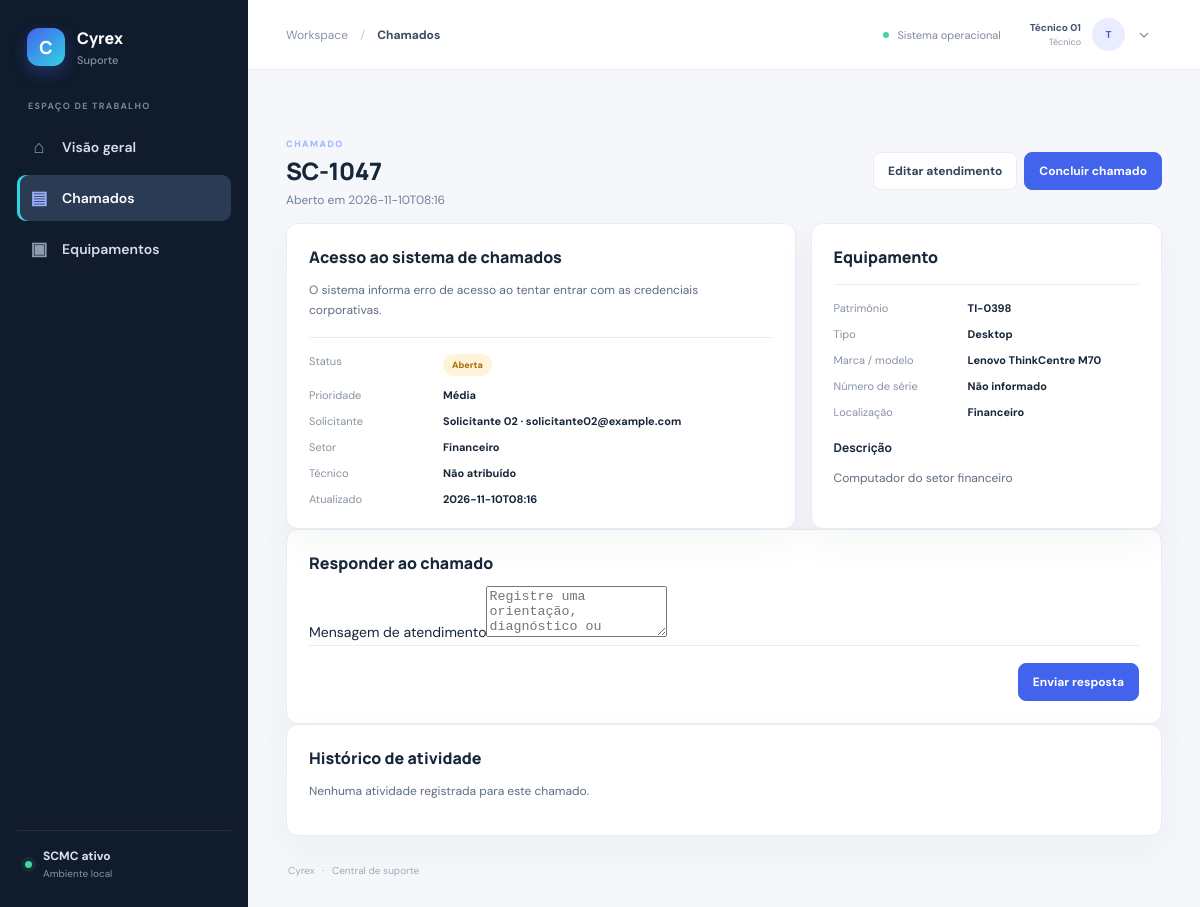
The page /orders/2 (signed in) on the database its author committed.
### tables this page shows
CREATE TABLE users (
  id INTEGER PRIMARY KEY AUTOINCREMENT,
  name TEXT NOT NULL,
  email TEXT NOT NULL UNIQUE,
  password_hash TEXT NOT NULL DEFAULT '',
  job_title TEXT NOT NULL DEFAULT '',
  sector TEXT NOT NULL DEFAULT '',
  phone TEXT NOT NULL DEFAULT '',
  extension TEXT NOT NULL DEFAULT '',
  role TEXT NOT NULL CHECK(role IN ('Administrador','Técnico','Solicitante')),
  active INTEGER NOT NULL DEFAULT 1 CHECK(active IN (0,1)),
  created_at TEXT NOT NULL DEFAULT CURRENT_TIMESTAMP
);

CREATE TABLE service_orders (
  id INTEGER PRIMARY KEY AUTOINCREMENT,
  number TEXT NOT NULL UNIQUE,
  title TEXT NOT NULL,
  description TEXT NOT NULL,
  priority TEXT NOT NULL DEFAULT 'Média' CHECK(priority IN ('Baixa','Média','Alta','Crítica')),
  status TEXT NOT NULL DEFAULT 'Aberta' CHECK(status IN ('Aberta','Em atendimento','Aguardando','Concluída','Cancelada')),
  opened_at TEXT NOT NULL,
  updated_at TEXT NOT NULL,
  closed_at TEXT,
  solution TEXT NOT NULL DEFAULT '',
  requester_id INTEGER NOT NULL REFERENCES users(id) ON DELETE RESTRICT,
  technician_id INTEGER REFERENCES users(id) ON DELETE RESTRICT,
  equipment_id INTEGER NOT NULL REFERENCES equipment(id) ON DELETE RESTRICT
);

CREATE TABLE equipment (
  id INTEGER PRIMARY KEY AUTOINCREMENT,
  asset_tag TEXT NOT NULL UNIQUE,
  category TEXT NOT NULL,
  brand TEXT NOT NULL DEFAULT '',
  model TEXT NOT NULL DEFAULT '',
  serial TEXT NOT NULL DEFAULT '',
  description TEXT NOT NULL DEFAULT '',
  location TEXT NOT NULL DEFAULT '',
  status TEXT NOT NULL DEFAULT 'Ativo' CHECK(status IN ('Ativo','Em manutenção','Inativo')),
  created_at TEXT NOT NULL DEFAULT CURRENT_TIMESTAMP
);

### app.py (the view)
@app.route("/orders/<int:item_id>")
def order_detail(item_id):
    db=get_db()
    row=db.execute("""SELECT o.*,e.asset_tag,e.category,e.brand,e.model,e.location,e.serial,e.description equipment_description,u.name requester,u.email requester_email,t.name technician
      FROM service_orders o JOIN equipment e ON e.id=o.equipment_id JOIN users u ON u.id=o.requester_id
      LEFT JOIN users t ON t.id=o.technician_id WHERE o.id=?""",(item_id,)).fetchone()
    if row is None: abort(404)
    if g.user["role"] == "Solicitante" and row["requester_id"] != g.user["id"]:
        abort(403)
    history=db.execute("SELECT * FROM activity_log WHERE entity='Chamado' AND entity_id=? ORDER BY id DESC",(str(item_id),)).fetchall()
    responses=db.execute("SELECT * FROM ticket_responses WHERE order_id=? ORDER BY id DESC",(item_id,)).fetchall()
    return render_template("order_detail.html",row=row,history=history,responses=responses)

### app.py (called while the page is built)
def get_db():
    if "db" not in g:
        g.db = sqlite3.connect(DATABASE)
        g.db.row_factory = sqlite3.Row
        g.db.execute("PRAGMA foreign_keys = ON")
    return g.db

@app.context_processor
def inject_current_user():
    appearance = dict(DEFAULT_APPEARANCE)
    if g.user:
        appearance.update(dict(get_db().execute("SELECT key,value FROM appearance_settings")))
    return {"current_user": g.user, "appearance": appearance}

### templates/order_detail.html
{% extends 'base.html' %}{% block title %}{{ row.number }} | Cyrex{% endblock %}{% block section %}Chamados{% endblock %}{% block content %}<div class="section-head"><div><span class="eyebrow">CHAMADO</span><h1>{{ row.number }}</h1><p>Aberto em {{ row.opened_at }}</p></div>{% if current_user.role in ['Técnico','Administrador'] %}<div class="actions"><a class="btn" href="{{ url_for('order_edit',item_id=row.id) }}">Editar atendimento</a>{% if row.status not in ['Concluída','Cancelada'] %}<a class="btn primary" href="{{ url_for('order_close',item_id=row.id) }}">Concluir chamado</a>{% endif %}</div>{% endif %}</div><div class="detail-grid"><section class="card detail"><h2>{{ row.title }}</h2><p>{{ row.description }}</p><div class="detail-pair"><span>Status</span><strong><span class="badge {{ row.status|lower|replace(' ','-') }}">{{ row.status }}</span></strong><span>Prioridade</span><strong>{{ row.priority }}</strong><span>Solicitante</span><strong>{{ row.requester }} · {{ row.requester_email }}</strong><span>Setor</span><strong>{{ row.location }}</strong><span>Técnico</span><strong>{{ row.technician or 'Não atribuído' }}</strong><span>Atualizado</span><strong>{{ row.updated_at }}</strong>{% if row.closed_at %}<span>Concluído</span><strong>{{ row.closed_at }}</strong>{% endif %}</div>{% if row.solution %}<h3>Solução registrada</h3><p>{{ row.solution }}</p>{% endif %}</section><section class="card detail"><h2>Equipamento</h2><div class="detail-pair"><span>Patrimônio</span><strong>{{ row.asset_tag }}</strong><span>Tipo</span><strong>{{ row.category }}</strong><span>Marca / modelo</span><strong>{{ row.brand }} {{ row.model }}</strong><span>Número de série</span><strong>{{ row.serial or 'Não informado' }}</strong><span>Localização</span><strong>{{ row.location }}</strong></div>{% if row.equipment_description %}<h3>Descrição</h3><p>{{ row.equipment_description }}</p>{% endif %}</section></div>{% if current_user.role in ['Técnico','Administrador'] %}<section class="card detail"><h2>Responder ao chamado</h2><form method="post" action="{{ url_for('order_response',item_id=row.id) }}"><label>Mensagem de atendimento<textarea name="response" rows="3" required maxlength="2000" placeholder="Registre uma orientação, diagnóstico ou atualização"></textarea></label><div class="form-actions"><button class="btn primary">Enviar resposta</button></div></form></section>{% endif %}<section class="card detail"><h2>Histórico de atividade</h2>{% for item in history %}<article class="activity-entry"><strong>{{ item.action }} · {{ item.actor_name }}</strong><p>{{ item.details or 'Registro atualizado.' }}</p><small>{{ item.created_at }} · {{ item.actor_role }}</small></article>{% endfor %}{% for item in responses %}<article class="activity-entry"><strong>Resposta · {{ item.actor_name }}</strong><p>{{ item.response }}</p><small>{{ item.created_at }} · {{ item.actor_role }}</small></article>{% endfor %}{% if not history and not responses %}<p>Nenhuma atividade registrada para este chamado.</p>{% endif %}</section>{% endblock %}

### templates/base.html (shortened to what this page needs)
<!doctype html>
<html lang="pt-br">
<head>
  <link rel="stylesheet" href="{{ url_for('static',filename='style.css') }}">
</head>
<body style="--blue:{{ appearance.primary }};--accent:{{ appearance.accent }};--paper:{{ appearance.background }};--sidebar:{{ appearance.sidebar }};--sidebar-text:{{ appearance.sidebar_text }};--surface:{{ appearance.surface }};--ink:{{ appearance.text }};--muted:{{ appearance.muted }};--line:{{ appearance.border }};--green:{{ appearance.success }};--warning:{{ appearance.warning }};--danger:{{ appearance.danger }}">
<div class="app-shell">
  <aside class="sidebar">
    <a class="brand" href="{{ url_for('index') }}"><span class="brand-mark">{% if appearance.logo %}<img src="{{ url_for('static',filename='uploads/'+appearance.logo) }}" alt="Logo Cyrex">{% else %}C{% endif %}</span><span>Cyrex<small>Suporte</small></span></a>
    <div class="side-label">ESPAÇO DE TRABALHO</div>
    <nav class="side-nav">
      <a class="{% if request.endpoint == 'index' %}active{% endif %}" href="{{ url_for('index') }}"><span class="nav-icon">⌂</span> Visão geral</a>
      <a class="{% if request.endpoint in ['orders','order_new','order_edit','order_detail','order_close'] %}active{% endif %}" href="{{ url_for('orders') }}"><span class="nav-icon">▤</span> Chamados</a>
      <a class="{% if request.endpoint in ['equipment','equipment_new','equipment_edit'] %}active{% endif %}" href="{{ url_for('equipment') }}"><span class="nav-icon">▣</span> Equipamentos</a>
    </nav>
    <div class="sidebar-bottom"><div class="status-dot"></div><div><strong>SCMC ativo</strong><small>Ambiente local</small></div></div>
  </aside>
  <main class="main-area">
    <header class="topbar"><div class="crumb">Workspace <span>/</span> <strong>{% block section %}Início{% endblock %}</strong></div><div class="top-actions"><span class="online"><i></i> Sistema operacional</span><details class="account-menu">
        <summary class="account-trigger" aria-label="Abrir menu da conta" aria-expanded="false" aria-controls="account-panel">
          <span class="account-label"><strong>{{ current_user.name }}</strong><small>{{ current_user.role }}</small></span>
          <span class="avatar" aria-hidden="true">{{ current_user.name[0]|upper }}</span>
          <svg class="account-chevron" width="16" height="16" viewBox="0 0 24 24" fill="none" stroke="currentColor" stroke-width="2" aria-hidden="true"><path d="m6 9 6 6 6-6"/></svg>
        </summary>
      </details></div></header>
    <div class="page-content">
      {% block content %}{% endblock %}
      <footer class="footer">Cyrex <span>·</span> Central de suporte</footer>
    </div>
  </main>
</div>
</body></html>

### rows shown on the page
users: name "Técnico 01", role "Técnico", name "T"
service_orders: number "SC-1047", opened_at "2026-11-10T08:16", title "Acesso ao sistema de chamados", description "O sistema informa erro de acesso ao tentar entrar com as credenciais corporativas.", status "Aberta", priority "Média", updated_at "2026-11-10T08:16"
users: requester "Solicitante 02", requester_email "solicitante02@example.com"
equipment: location "Financeiro", asset_tag "TI-0398", category "Desktop", brand "Lenovo", model "ThinkCentre M70", serial "Não informado", equipment_description "Computador do setor financeiro"

### other values the page prints
{{ row.technician or 'Não atribuído' }} "Não atribuído"
